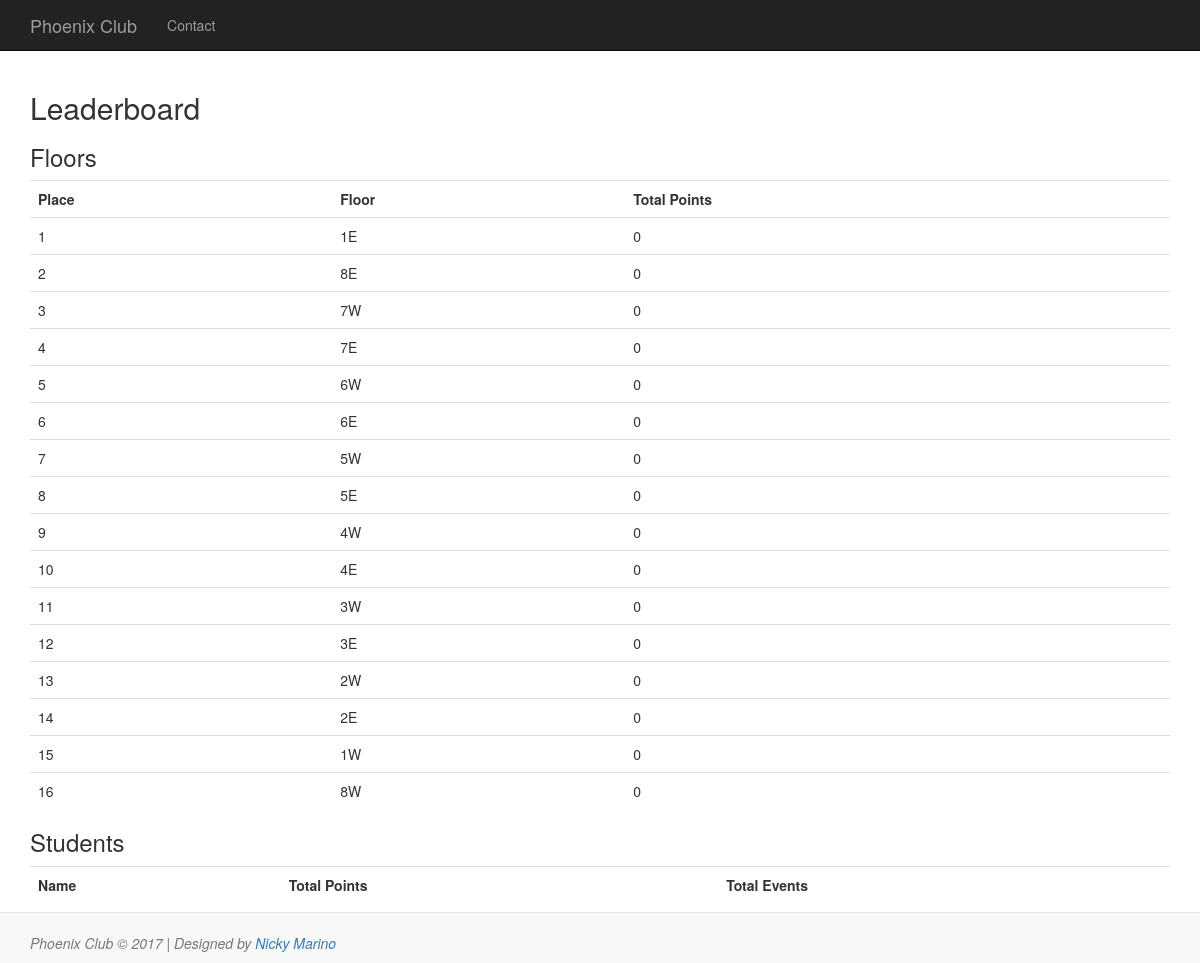
The app's page /index.php/leaderboard, older data.
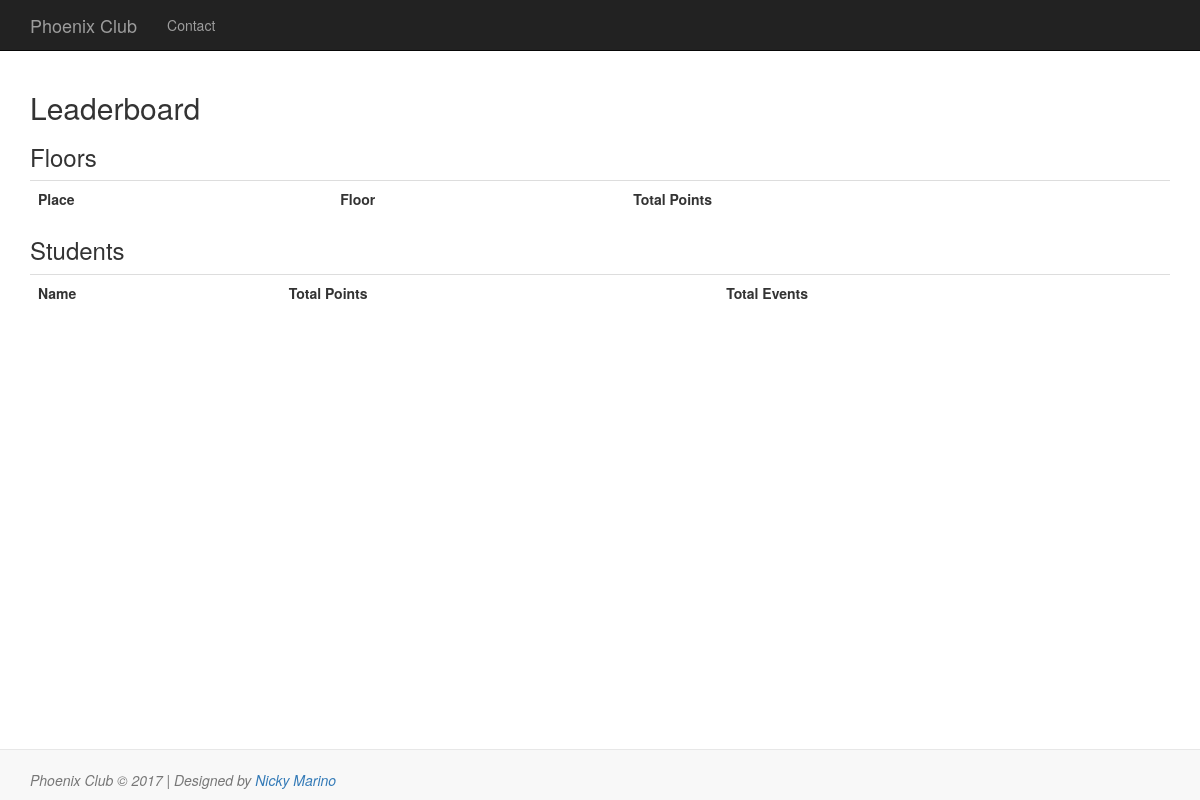
The same page, newer data.
### tables this page shows
CREATE TABLE `phoenix_floors` (
  `Floor` varchar(256) NOT NULL,
  `TotalPoints` int(11) NOT NULL DEFAULT '0'
);

### application/controllers/Pages.php (called while the page is built, shortened)
<?php
class Pages extends CI_Controller {
	public function __construct()
	{
		$this->load->model('pages_model');
		$this->load->helper('url');
        $this->load->helper('authit');
	}
    public function leaderboard($data = NULL)
    {
        $data['username'] = username();
        $this->load->model('students_model');
        $this->load->model('events_model');
    	$data['title'] = 'Leaderboard';
    	$data['students'] = $this->pages_model->get_student_leaderboard();
		$data['students'] = $this->students_model->append_year_string($data['students']);
		$data['EventsPossible'] = $this->events_model->amount_current_events();
		$data['PointsPossible'] = $this->events_model->amount_current_points();
        $data['floors'] = $this->pages_model->get_floor_leaderboard();
    	$this->load->view('templates/header', $data);
    	$this->load->view('pages/leaderboard', $data);
    	$this->load->view('templates/footer', $data);
    }
}

### index.php (called while the page is built, shortened)
<?php
require_once BASEPATH.'core/CodeIgniter.php';

### application/models/Pages_model.php (called while the page is built, shortened)
<?php
class Pages_model extends CI_Model {
	public function get_student_leaderboard()
	{
		$this->db->order_by('TotalPoints', 'desc');
		$this->db->where('TotalPoints > ', '0');
		$query = $this->db->get('phoenix_students');
		$allStudents = $query->result_array();
		return $allStudents;
	}
	public function get_floor_leaderboard()
	{
		$this->db->order_by('TotalPoints', 'desc');
		$query = $this->db->get('phoenix_floors');
		return $query->result_array();
	}
}

### application/views/pages/leaderboard.php (the view, shortened to what this page needs)
<h2><?php echo $title; ?></h2>
<h3>Floors</h3>
<table class="table table-hover">
	<tr>
		<th>Place</th>
		<th>Floor</th>
		<th>Total Points</th>
	</tr>
	<?php $count = 1; ?>
	<?php foreach ($floors as $f): ?>
		<tr>
			<td><?php echo $count; $count += 1; ?></td>
			<td><?php echo $f['Floor'] ?></td>
			<td><?php echo $f['TotalPoints']; ?></td>
		</tr>
	<?php endforeach; ?>
</table>
<h3>Students</h3>
<table class="table table-hover">
	<tr>
		<th>Name</th>
		<th>Total Points</th>
		<th>Total Events</th>
	</tr>
</table>

### application/views/templates/header.php (shortened to what this page needs)
<!DOCTYPE html>
<html lang="en">
	<head>
		<link rel="stylesheet" href="https://maxcdn.bootstrapcdn.com/bootstrap/3.3.7/css/bootstrap.min.css">
	</head>
	<body>
		<nav class="navbar navbar-inverse navbar-static-top">
			<div class="container">
				<div class="navbar-header">
					<a class="navbar-brand" href="<?php echo site_url('/'); ?>">Phoenix Club</a>
				</div>
				<div id="navbar" class="collapse navbar-collapse">
					<?php if (isset($username)) : ?>
					<ul class="nav navbar-nav navbar-left">
							<li><a href="<?php echo site_url('auth/dash'); ?>">Dashboard</a></li>
							<li><a href="<?php echo site_url('events/'); ?>">Events</a></li>
							<li><a href="<?php echo site_url('events/create'); ?>">Create</a></li>
						</ul>
						<ul class="nav navbar-nav navbar-right">
							<li>
								<a href="<?php echo site_url('dash'); ?>"><?php echo $username; ?></a>
							<li>
								<p class="navbar-btn">
									<a href="<?php echo site_url('auth/logout'); ?>" class="btn btn-danger" role="button">Log out</a>
								</p>
							</li>
						<ul>
					<?php else : ?>
						<ul class="nav navbar-nav">
							<li><a href="<?php echo site_url('contact'); ?>">Contact</a></li>
						</ul>
					<?php endif ; ?>
				</div>
			</div>
    	</nav>
    	<div class="container">

### application/views/templates/footer.php (shortened to what this page needs)
		</div>
		<br />
		<br />
		<div class="footer navbar navbar-default navbar-fixed-bottom">
		<br />
			<div class="container center-block">
				<div class="vertical-center">
					<p class="text-muted"><em>Phoenix Club &copy; <?php echo date("Y");?> | Designed by <a href="http://nickymarino.com">Nicky Marino</a></em></p>
				</div>
			</div>
		</div>
	</body>
</html>

Row changes from the older to the newer data that the page shows:
removed phoenix_floors: Floor "1E", TotalPoints "0"
removed phoenix_floors: Floor "8E", TotalPoints "0"
removed phoenix_floors: Floor "7W", TotalPoints "0"
removed phoenix_floors: Floor "7E", TotalPoints "0"
removed phoenix_floors: Floor "6W", TotalPoints "0"
removed phoenix_floors: Floor "6E", TotalPoints "0"
removed phoenix_floors: Floor "5W", TotalPoints "0"
removed phoenix_floors: Floor "5E", TotalPoints "0"
removed phoenix_floors: Floor "4W", TotalPoints "0"
removed phoenix_floors: Floor "4E", TotalPoints "0"
removed phoenix_floors: Floor "3W", TotalPoints "0"
removed phoenix_floors: Floor "3E", TotalPoints "0"
removed phoenix_floors: Floor "2W", TotalPoints "0"
removed phoenix_floors: Floor "2E", TotalPoints "0"
removed phoenix_floors: Floor "1W", TotalPoints "0"
removed phoenix_floors: Floor "8W", TotalPoints "0"
